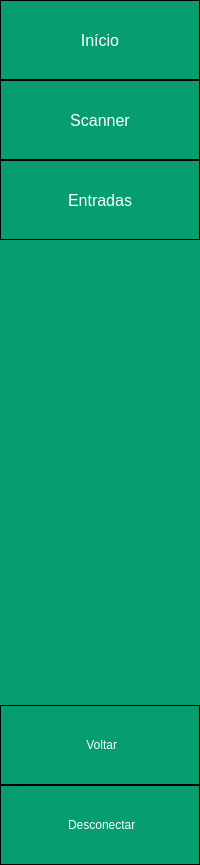
     <widget class="QWidget" name="menu_todo" native="true">
      <property name="minimumSize">
       <size>
        <width>200</width>
        <height>50</height>
       </size>
      </property>
      <property name="styleSheet">
       <string notr="true">QWidget{
	background-color:#069E6E;
}</string>
      </property>
      <layout class="QVBoxLayout" name="verticalLayout_4">
       <property name="spacing">
        <number>0</number>
       </property>
       <property name="leftMargin">
        <number>0</number>
       </property>
       <property name="topMargin">
        <number>0</number>
       </property>
       <property name="rightMargin">
        <number>0</number>
       </property>
       <property name="bottomMargin">
        <number>0</number>
       </property>
       <item>
        <layout class="QVBoxLayout" name="verticalLayout_2">
         <property name="spacing">
          <number>0</number>
         </property>
         <item>
          <widget class="QPushButton" name="btnHomeLAberto">
           <property name="minimumSize">
            <size>
             <width>0</width>
             <height>80</height>
            </size>
           </property>
           <property name="font">
            <font>
             <family>Arial</family>
             <pointsize>12</pointsize>
            </font>
           </property>
           <property name="styleSheet">
            <string notr="true">QPushButton{
	background-color:#069E6E;
	color:#ffffff;
	border: 1px solid black;
}

QPushButton:hover{
	background-color:#047b55;
}

QPushButton:pressed{
	background-color: rgb(2, 45, 29);
}</string>
           </property>
           <property name="text">
            <string>Início</string>
           </property>
           <property name="icon">
            <iconset resource="imagens/imagens_usadas.qrc">
             <normaloff>:/imagens/imgBtnHome.png</normaloff>:/imagens/imgBtnHome.png</iconset>
           </property>
           <property name="iconSize">
            <size>
             <width>36</width>
             <height>36</height>
            </size>
           </property>
           <property name="checkable">
            <bool>true</bool>
           </property>
           <property name="autoExclusive">
            <bool>true</bool>
           </property>
          </widget>
         </item>
         <item>
          <widget class="QPushButton" name="btnScannerLAberto">
           <property name="minimumSize">
            <size>
             <width>0</width>
             <height>80</height>
            </size>
           </property>
           <property name="font">
            <font>
             <family>Arial</family>
             <pointsize>12</pointsize>
            </font>
           </property>
           <property name="styleSheet">
            <string notr="true">QPushButton{
	background-color:#069E6E;
	color:#ffffff;
	border: 1px solid black;
}

QPushButton:hover{
	background-color:#047b55;
}

QPushButton:pressed{
	background-color: rgb(2, 45, 29);
}
</string>
           </property>
           <property name="text">
            <string>Scanner</string>
           </property>
           <property name="icon">
            <iconset resource="imagens/imagens_usadas.qrc">
             <normaloff>:/imagens/imgBtnRFacial.png</normaloff>:/imagens/imgBtnRFacial.png</iconset>
           </property>
           <property name="iconSize">
            <size>
             <width>36</width>
             <height>36</height>
            </size>
           </property>
           <property name="checkable">
            <bool>true</bool>
           </property>
           <property name="autoExclusive">
            <bool>true</bool>
           </property>
          </widget>
         </item>
         <item>
          <widget class="QPushButton" name="btnEntradasLAberto">
           <property name="minimumSize">
            <size>
             <width>0</width>
             <height>80</height>
            </size>
           </property>
           <property name="font">
            <font>
             <family>Arial</family>
             <pointsize>12</pointsize>
            </font>
           </property>
           <property name="styleSheet">
            <string notr="true">QPushButton{
	background-color:#069E6E;
	color:#ffffff;
	border: 1px solid black;
}

QPushButton:hover{
	background-color:#047b55;
}

QPushButton:pressed{
	background-color: rgb(2, 45, 29);
}


</string>
           </property>
           <property name="text">
            <string>Entradas</string>
           </property>
           <property name="icon">
            <iconset resource="imagens/imagens_usadas.qrc">
             <normaloff>:/imagens/imgBtnEntrada.png</normaloff>:/imagens/imgBtnEntrada.png</iconset>
           </property>
           <property name="iconSize">
            <size>
             <width>36</width>
             <height>36</height>
            </size>
           </property>
           <property name="checkable">
            <bool>true</bool>
           </property>
           <property name="autoExclusive">
            <bool>true</bool>
           </property>
          </widget>
         </item>
        </layout>
       </item>
       <item>
        <spacer name="verticalSpacer_2">
         <property name="orientation">
          <enum>Qt::Vertical</enum>
         </property>
         <property name="sizeHint" stdset="0">
          <size>
           <width>20</width>
           <height>465</height>
          </size>
         </property>
        </spacer>
       </item>
       <item>
        <widget class="QPushButton" name="btnVoltarLAberto">
         <property name="minimumSize">
          <size>
           <width>0</width>
           <height>80</height>
          </size>
         </property>
         <property name="styleSheet">
          <string notr="true">QPushButton{
	background-color:#069E6E;
	color:#ffffff;
	border: 1px solid black;
}

QPushButton:hover{
	background-color:#047b55;
}

QPushButton:pressed{
	background-color: rgb(2, 45, 29);
}

QPushButton:checked{
	background-color:  rgb(2, 45, 29);
}

</string>
         </property>
         <property name="text">
          <string> Voltar</string>
         </property>
         <property name="icon">
          <iconset resource="imagens/imagens_usadas.qrc">
           <normaloff>:/imagens/imgBtnVoltar.png</normaloff>:/imagens/imgBtnVoltar.png</iconset>
         </property>
         <property name="iconSize">
          <size>
           <width>36</width>
           <height>36</height>
          </size>
         </property>
        </widget>
       </item>
       <item>
        <widget class="QPushButton" name="btnDesconectarLAberto">
         <property name="minimumSize">
          <size>
           <width>0</width>
           <height>80</height>
          </size>
         </property>
         <property name="styleSheet">
          <string notr="true">QPushButton{
	background-color:#069E6E;
	color:#ffffff;
	border: 1px solid black;
}

QPushButton:hover{
	background-color:#047b55;
}

QPushButton:pressed{
	background-color: rgb(2, 45, 29);
}

QPushButton:checked{
	background-color:  rgb(2, 45, 29);
}

</string>
         </property>
         <property name="text">
          <string> Desconectar</string>
         </property>
         <property name="icon">
          <iconset resource="imagens/imagens_usadas.qrc">
           <normaloff>:/imagens/imgBtnDesconectar.png</normaloff>:/imagens/imgBtnDesconectar.png</iconset>
         </property>
         <property name="iconSize">
          <size>
           <width>32</width>
           <height>32</height>
          </size>
         </property>
        </widget>
       </item>
      </layout>
     </widget>
